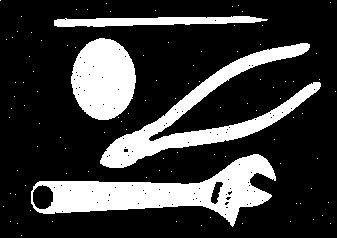
#> input picture Lab9/tools.png, 337 x 238 px
$ python lab9.py   (older library calls are emulated)
#> lines starting #> are read from the running program, lines starting #| are printed output that depends on the picture; after the words box and inside, x2 and y2 are one past the last pixel; in counts of white or black regions, pixels touching at a corner belong together
import numpy as np
import cv2
import matplotlib.pyplot as plt
import numpy as np
import scipy as sp
import scipy.ndimage
from skimage.morphology import reconstruction

"Noman Shafqat SE5A 111572"

'''
Q1:Are any of the results satisfying?
No , none of these look satisfying

Q2: Noise is gone but the corners of the tools also erode

Q3 : CH fills the whole and subtracting from the image gives us inner holes.
THen we open the image and subtract the inner holes to obtain the noiseless image

Q4: it is identical to the result of task 3

'''

def main():
    task1()
    task2()
    task3()
    task4()


def task1():
    kernel=cv2.getStructuringElement(cv2.MORPH_CROSS, (3, 3))

    image=cv2.imread("tools.png",0)
#> image is the input picture: shape (238, 337); min 0, max 255, mean 59.7

    ret, image = cv2.threshold(image, 127, 255, cv2.THRESH_BINARY)
#> image: shape (238, 337); 23.4% white; 100 white regions (96 under 20 px), largest, box (x1, y1, x2, y2) and area: (31, 154, 276, 227) 7055, (100, 43, 321, 168) 5983, (71, 38, 136, 120) 4075, (54, 16, 268, 27) 1523

    img_erosion = cv2.erode(image, kernel, iterations=1)
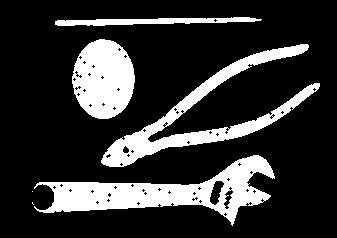
#> img_erosion: shape (238, 337); 20.1% white; 6 white regions (2 under 20 px), largest, box (x1, y1, x2, y2) and area: (34, 155, 275, 226) 6163, (101, 44, 320, 167) 5073, (72, 39, 135, 119) 3790, (55, 17, 262, 26) 1086
    img_dilation = cv2.dilate(image, kernel, iterations=1)
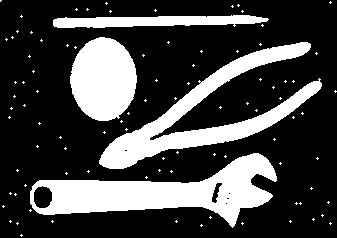
#> img_dilation: shape (238, 337); 26.7% white; 96 white regions (92 under 20 px), largest, box (x1, y1, x2, y2) and area: (30, 153, 277, 228) 7819, (99, 42, 322, 169) 6821, (70, 37, 137, 121) 4312, (53, 15, 269, 28) 1965
    closing = cv2.morphologyEx(image, cv2.MORPH_CLOSE, kernel)
#> closing: shape (238, 337); 23.5% white; 99 white regions (95 under 20 px), largest, box (x1, y1, x2, y2) and area: (31, 154, 276, 227) 7113, (100, 43, 321, 168) 6019, (71, 38, 136, 120) 4099, (54, 16, 268, 27) 1526
    opening = cv2.morphologyEx(image, cv2.MORPH_OPEN, kernel)
#> opening: shape (238, 337); 23.1% white; 5 white regions (1 under 20 px), largest, box (x1, y1, x2, y2) and area: (31, 154, 276, 227) 7010, (100, 43, 321, 168) 5967, (71, 38, 136, 120) 4070, (54, 16, 263, 27) 1509
    plt.figure("task1",(10,8))

    plt.subplot(321)
    plt.title("dilated")
    plt.imshow(img_dilation, cmap='gray')
    plt.axis('off')

    plt.subplot(322)
    plt.title("img_erosion")
    plt.imshow(img_erosion, cmap='gray')
    plt.axis('off')

    plt.subplot(323)
    plt.title("closing")
    plt.imshow(closing, cmap='gray')
    plt.axis('off')

    plt.subplot(324)
    plt.title("opening")
    plt.imshow(opening, cmap='gray')
    plt.axis('off')

    plt.subplot(325)
    plt.title("original")
    plt.imshow(image, cmap='gray')
    plt.axis('off')

    #plt.show()


def task2():
    kernel = cv2.getStructuringElement(cv2.MORPH_CROSS, (3, 3))
    image = cv2.imread("tools.png", 0)
    ret, image = cv2.threshold(image, 127, 255, cv2.THRESH_BINARY)


    close_open=cv2.morphologyEx(cv2.morphologyEx(image, cv2.MORPH_CLOSE, kernel), cv2.MORPH_OPEN, kernel)
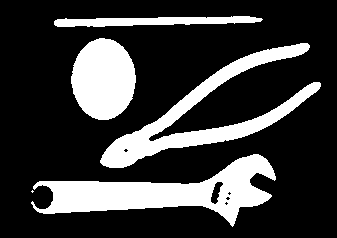
#> close_open: shape (238, 337); 23.3% white; 5 white regions (1 under 20 px), largest, box (x1, y1, x2, y2) and area: (31, 154, 276, 227) 7087, (100, 43, 321, 168) 6014, (71, 38, 136, 120) 4096, (54, 16, 263, 27) 1514
    open_close=cv2.morphologyEx(cv2.morphologyEx(image, cv2.MORPH_OPEN, kernel), cv2.MORPH_CLOSE, kernel)
#> open_close: shape (238, 337); 23.3% white; 4 white regions, box (x1, y1, x2, y2) and area: (31, 154, 276, 227) 7064, (100, 43, 321, 168) 6000, (71, 38, 136, 120) 4089, (54, 16, 263, 27) 1510
    plt.figure("task2",(10,8))
    plt.subplot(221)
    plt.title("close_open")
    plt.imshow(close_open, cmap='gray')
    plt.axis('off')

    plt.subplot(222)
    plt.title("open_close")
    plt.imshow(open_close, cmap='gray')
    plt.axis('off')

    plt.subplot(223)
    plt.title("original")
    plt.imshow(image, cmap='gray')
    plt.axis('off')


    #plt.show()


def flood_fill(test_array,h_max=255):
#> called with h_max = 255
    input_array = np.copy(test_array)
    el = sp.ndimage.generate_binary_structure(2,2).astype(np.int)
    inside_mask = sp.ndimage.binary_erosion(~np.isnan(input_array), structure=el)
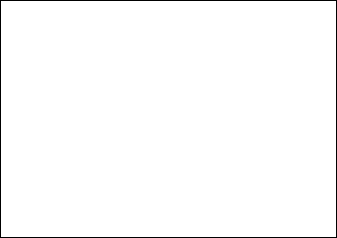
#> inside_mask: shape (238, 337) bool; 98.6% white; black in thin lines or dots
    output_array = np.copy(input_array)
    output_array[inside_mask]=h_max
#> output_array: shape (238, 337); 98.6% white; black in thin lines or dots
    output_old_array = np.copy(input_array)
    output_old_array.fill(0)
#> output_old_array: shape (238, 337); every value is 0
    el = sp.ndimage.generate_binary_structure(2,1).astype(np.int)
    while not np.array_equal(output_old_array, output_array):
        output_old_array = np.copy(output_array)
        output_array = np.maximum(input_array,sp.ndimage.grey_erosion(output_array, size=(3,3), footprint=el))
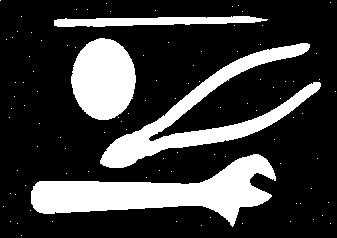
#> output_array: shape (238, 337); 24.2% white; 100 white regions (96 under 20 px), largest, box (x1, y1, x2, y2) and area: (31, 154, 276, 227) 7644, (100, 43, 321, 168) 6023, (71, 38, 136, 120) 4094, (54, 16, 268, 27) 1525
    return output_array


def task3():
    kernel = cv2.getStructuringElement(cv2.MORPH_CROSS, (3, 3))
    image = cv2.imread("tools.png", 0)
    ret, im_th = cv2.threshold(image, 127, 255, cv2.THRESH_BINARY)

    CH=flood_fill(im_th)
    temp=cv2.subtract(CH, im_th)
#> temp: shape (238, 337); 0.81% white; 91 white regions (89 under 20 px), largest, box (x1, y1, x2, y2) and area: (33, 185, 53, 209) 384, (211, 182, 223, 204) 140
    H=cv2.morphologyEx(temp, cv2.MORPH_OPEN, kernel)
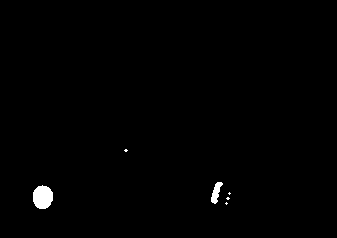
#> H: shape (238, 337); 0.68% white; 6 white regions (4 under 20 px), largest, box (x1, y1, x2, y2) and area: (33, 185, 53, 209) 382, (211, 182, 223, 204) 138

    TEMP=cv2.morphologyEx(CH, cv2.MORPH_OPEN, kernel)
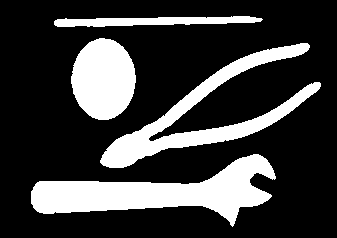
#> TEMP: shape (238, 337); 24% white; 4 white regions, box (x1, y1, x2, y2) and area: (31, 154, 276, 227) 7637, (100, 43, 321, 168) 6016, (71, 38, 136, 120) 4089, (54, 16, 263, 27) 1513
    result=cv2.subtract(TEMP,H)
#> result: shape (238, 337); 23.3% white; 4 white regions, box (x1, y1, x2, y2) and area: (31, 154, 276, 227) 7099, (100, 43, 321, 168) 6008, (71, 38, 136, 120) 4089, (54, 16, 263, 27) 1513

    plt.figure("task3", (10, 8))

    plt.subplot(221)
    plt.title("CH")
    plt.imshow(CH, cmap='gray')
    plt.axis('off')

    plt.subplot(222)
    plt.title("H")
    plt.imshow(H, cmap='gray')
    plt.axis('off')

    plt.subplot(223)
    plt.title("result")
    plt.imshow(result, cmap='gray')
    plt.axis('off')

    plt.subplot(224)
    plt.title("original")
    plt.imshow(im_th, cmap='gray')
    plt.axis('off')
    #plt.show()

def task4():

    kernel = cv2.getStructuringElement(cv2.MORPH_CROSS, (3, 3))
    image = cv2.imread("tools.png", 0)
    ret, im_th = cv2.threshold(image, 127, 255, cv2.THRESH_BINARY)

    closing = cv2.morphologyEx(image, cv2.MORPH_CLOSE, kernel)
    opening = cv2.morphologyEx(image, cv2.MORPH_OPEN, kernel)

    background = reconstruction(opening, closing)

    plt.figure("task4", (10, 8))

    plt.subplot(221)
    plt.title("result")
    plt.imshow(background, cmap='gray')
    plt.axis('off')
    plt.show()
main()
